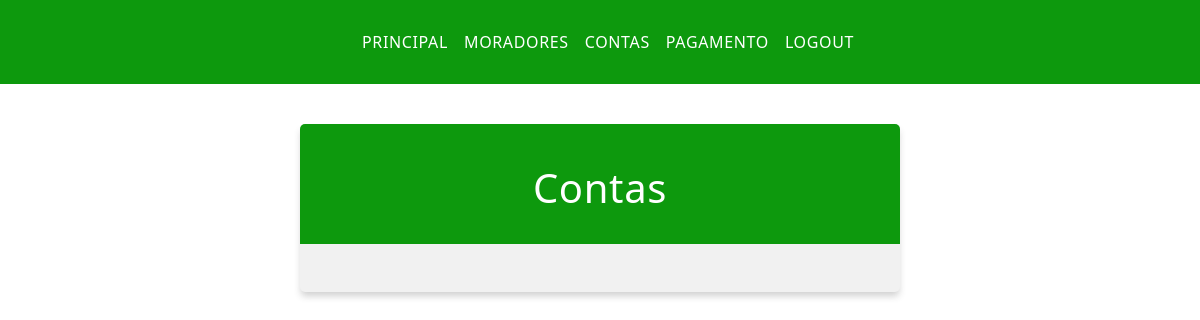
The page /contas (signed in) on the database as committed earlier.
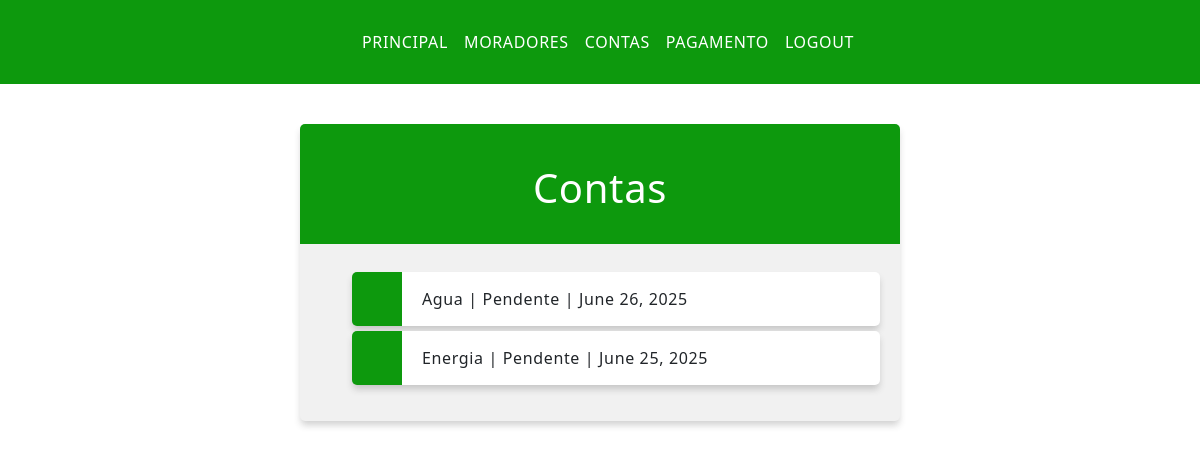
The same page on the database as committed later.
### myapp/models.py (models this page shows, shortened)
class Conta(models.Model):
    republica = models.ForeignKey('Republica', related_name='contas', on_delete=models.CASCADE)
    nome_conta = models.CharField(max_length=100)
    valor = models.FloatField()
    data_vencimento = models.DateField()
    status = models.CharField(max_length=50)

### myapp/views.py (the view)
# urls.py: path('contas', views.contas, name='contas'),  #linha adicionada
@login_required
def contas(request):         # atualize esta função
    contas = Conta.objects.all().values()
    template = loader.get_template('contas.html')
    context = {
        'contas': contas,
    }
    return HttpResponse(template.render(context, request))

### myapp/templates/contas.html (shortened to what this page needs)
{% extends "base.html" %}
{% block conteudo %}
    <div class="mycard">
        <h1>Contas</h1>
        <ul>
            {% for l in contas %}
            <li>{{ l.nome_conta }} | {{l.status}} | {{l.data_vencimento}}</li>
            {% endfor %}
        </ul>
    </div>
{% endblock %}

Rows that differ between the two databases and show on the page:
added Conta: nome_conta "Agua", status "Pendente", data_vencimento "June 26, 2025"
added Conta: nome_conta "Energia", status "Pendente", data_vencimento "June 25, 2025"
